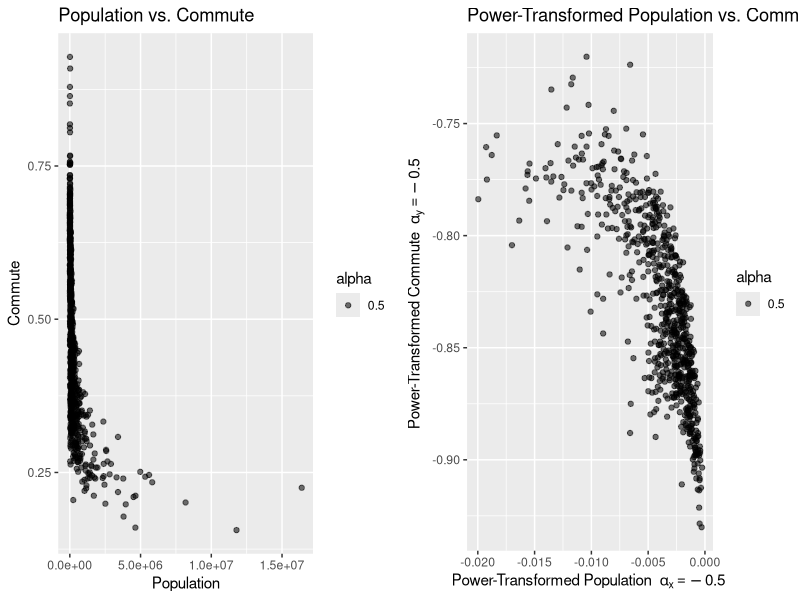

The R script that drew this image:
## ---- chunk 1
knitr::opts_chunk$set(echo = TRUE)
## ---- chunk 2
data <- read.csv("EconomicMobility.csv")
## ---- chunk 3
powerfun <- function(x, alpha) {
  if(sum(x <= 0) > 1) stop("x must be positive")
  if (alpha == 0)
    log(x)
  else if (alpha > 0) {
    x^alpha
  } else -x^alpha
}
## ---- chunk 4
power_transformation <- function(x, y) {
  function(alpha_x, alpha_y) {
    power_x <- powerfun(x + 1, alpha_x)
    power_y <- powerfun(y + 1, alpha_y)
    new_data <- list("x" = power_x, "y" = power_y)
  }
}

power_transformed = power_transformation(data$Population, data$Commute)
data_transformed <- power_transformed(-0.5, -0.5)
## ---- chunk 5
library("ggplot2")
library("gridExtra")
plot1 <- ggplot(data) +
  geom_point(
    aes(x = Population, 
        y = Commute,
        alpha = 0.5)
  ) + 
  labs(
    title = "Population vs. Commute",
    x = "Population",
    y = "Commute"
  )

plot2 <- ggplot(data) +
  geom_point(
    aes(x = data_transformed$x, 
        y = data_transformed$y,
        alpha = 0.5)
  ) + 
  labs(
    title = "Power-Transformed Population vs. Commute",
    x = "Power-Transformed Population "~alpha[x] == -0.5~"",
    y = "Power-Transformed Commute "~alpha[y] == -0.5~"" 
  )

grid.arrange(plot1, plot2, nrow = 1)
